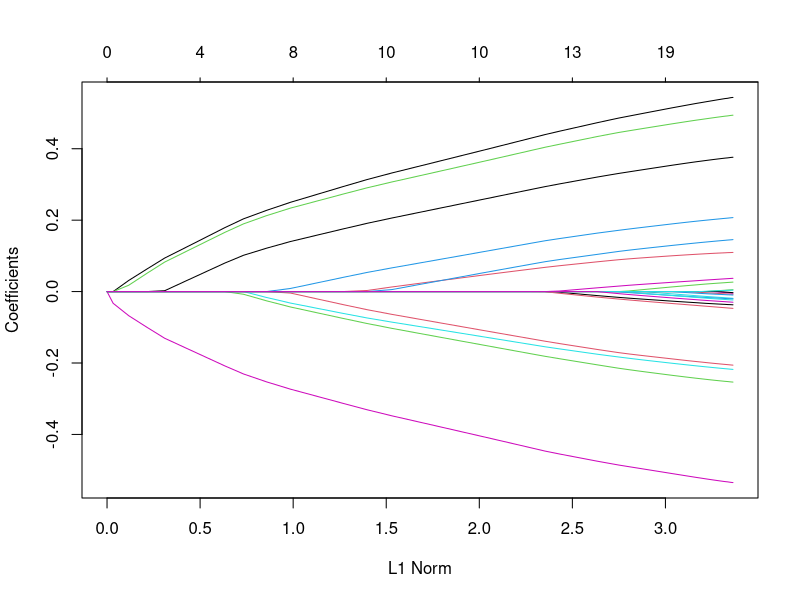
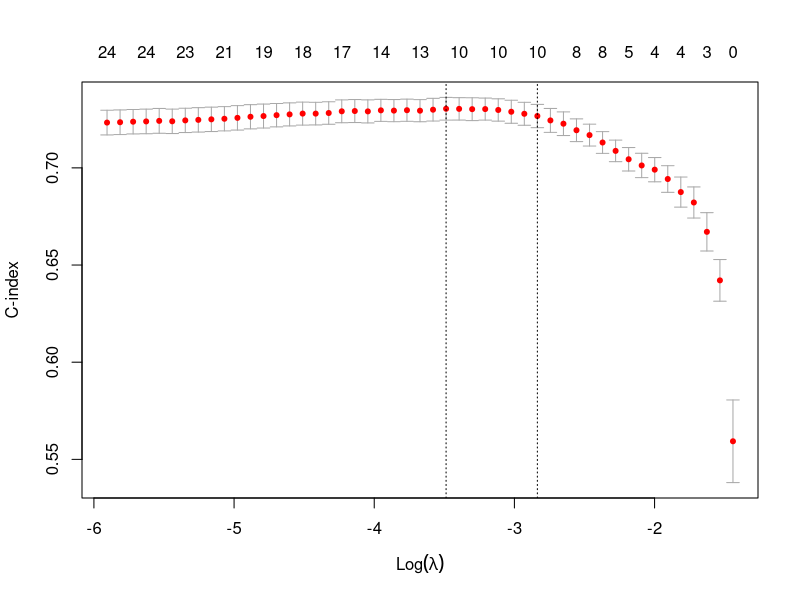

Recreate these plots in R, in order. (Note: this script raises an error after producing the figures.)
install.packages("glmnet")
library(glmnet)

data(CoxExample)
x <- CoxExample$x
y <- CoxExample$y
y[1:5, ]
head(x)

fit <- glmnet(x, y, family = "cox") #lasso, default alpha=1

plot(fit)

coef(fit, s = 0.1) #s: Value(s) of the penalty parameter lambda at which predictions are required
print(fit) 
#Df: number of nonzero coefficients
#%Dev: the percent of null deviance explained
#Lambda: default: fits the model for 100 values of lambda

set.seed(1)
cvfit <- cv.glmnet(x, y, family = "cox", type.measure = "C")
plot(cvfit)

cvfit$lambda.min
cvfit$lambda.1se

coef(cvfit, s = "lambda.min")

predict(cvfit, newx = x[1:5,], s = "lambda.min")



?glmnet
?coef.glmnet

#plot survival curve


fit <- glmnet(x, y, family = "cox")
survival::survfit(fit, s = 0.05, x = x, y = y)

